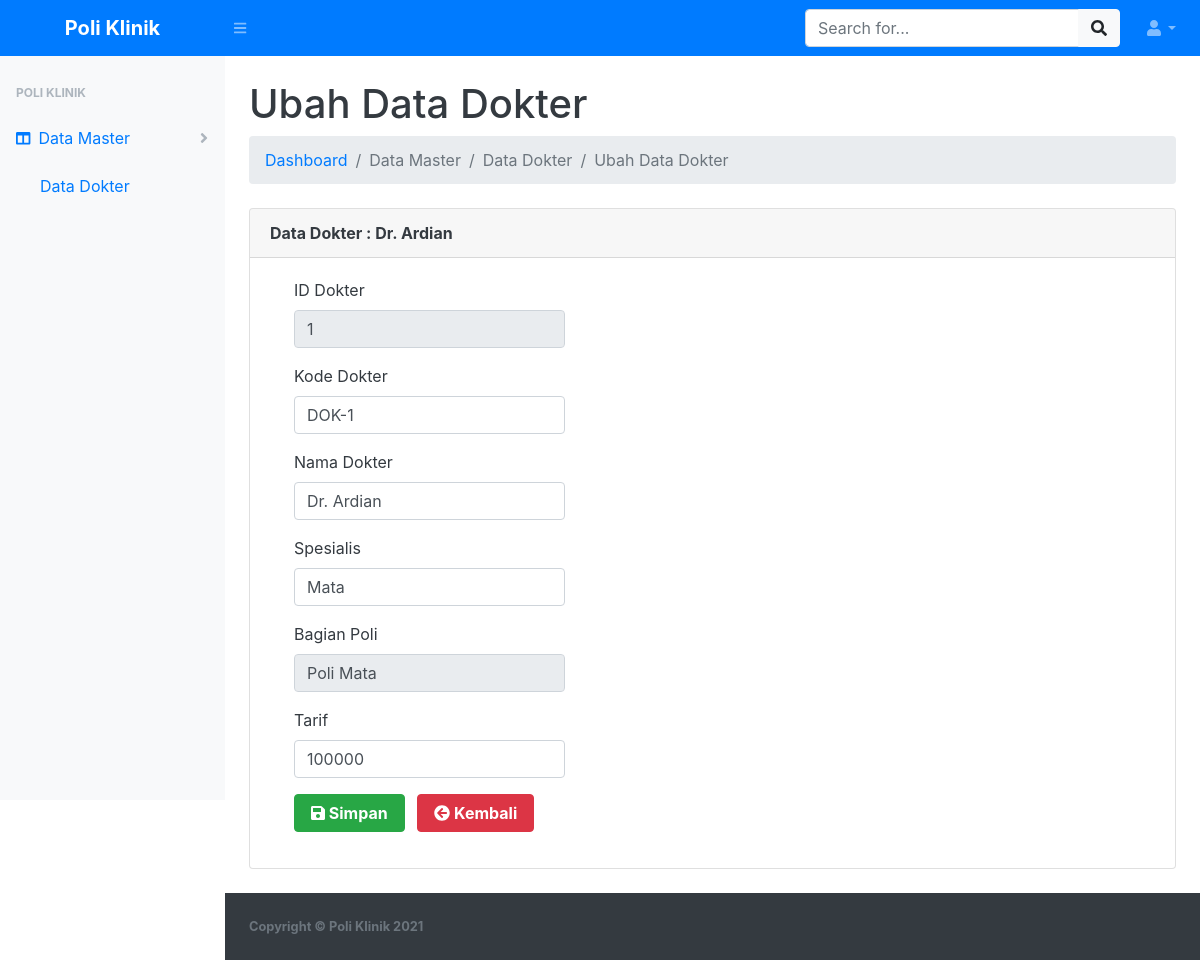
The page /data-master/data-dokter/dokter_ubah.php?&id_dokter=1 (signed in) on the database its author committed.
### tables this page shows
CREATE TABLE `tb_dokter` (
  `id_dokter` int NOT NULL,
  `kd_dokter` varchar(10) NOT NULL,
  `nm_dokter` varchar(30) NOT NULL,
  `spesialis_dokter` varchar(25) NOT NULL,
  `id_poli` int NOT NULL,
  `tarif_dokter` int NOT NULL
);

CREATE TABLE `tb_poli` (
  `id_poli` int NOT NULL,
  `kd_poli` varchar(10) NOT NULL,
  `nm_poli` varchar(30) NOT NULL
);

### data-master/data-dokter/dokter_ubah.php (the view, shortened to what this page needs)
<?php
include '../../koneksi.php';
$ambil = $koneksi->query("SELECT * FROM tb_dokter JOIN tb_poli ON tb_dokter.id_poli = tb_poli.id_poli
            WHERE id_dokter='$_GET[id_dokter]'");
$pecah = $ambil->fetch_assoc();
?>
<!DOCTYPE html>
<html lang="en">
<head>
    <link href="../../assets/css/styles.css" rel="stylesheet" />
    <link href="../../assets/css/dataTables.bootstrap4.min.css" rel="stylesheet" />
</head>
<body class="sb-nav-fixed">
    <nav class="sb-topnav navbar navbar-expand navbar-dark bg-primary">
        <a class="navbar-brand font-weight-bold text-center" href="../../index.php">Poli Klinik</a>
        <button class="btn btn-link btn-sm order-1 order-lg-0" id="sidebarToggle" href="#"><i class="fas fa-bars"></i></button>
        <form class="d-none d-md-inline-block form-inline ml-auto mr-0 mr-md-3 my-2 my-md-0">
            <div class="input-group">
                <input class="form-control" type="text" placeholder="Search for..." aria-label="Search" aria-describedby="basic-addon2" />
                <div class="input-group-append">
                    <button class="btn btn-light" type="button"><i class="fas fa-search"></i></button>
                </div>
            </div>
        </form>
        <ul class="navbar-nav ml-auto ml-md-0">
            <li class="nav-item dropdown">
                <a class="nav-link dropdown-toggle" id="userDropdown" href="#" role="button" data-toggle="dropdown" aria-haspopup="true" aria-expanded="false"><i class="fas fa-user fa-fw"></i></a>
            </li>
        </ul>
    </nav>
    <div id="layoutSidenav">
        <div id="layoutSidenav_nav">
            <nav class="sb-sidenav accordion sb-sidenav-light" id="sidenavAccordion">
                <div class="sb-sidenav-menu">
                    <div class="nav">
                        <div class="sb-sidenav-menu-heading">Poli Klinik</div>
                        <a class="nav-link collapsed active" href="#" data-toggle="collapse" data-target="#data-master" aria-expanded="false" aria-controls="data-master">
                            <div class="sb-nav-link-icon"><i class="fas fa-columns"></i></div>
                            Data Master
                            <div class="sb-sidenav-collapse-arrow"><i class="fas fa-angle-down"></i></div>
                        </a>
                        <div class="collapse show" id="data-master" aria-labelledby="headingOne" data-parent="#sidenavAccordion">
                            <nav class="sb-sidenav-menu-nested nav show">
                                <a class="nav-link active" href="dokter.php">Data Dokter</a>
                            </nav>
                        </div>
                    </div>
                </div>
            </nav>
        </div>
        <div id="layoutSidenav_content" class="bg-white text-dark">
            <main>
                <div class="container-fluid">
                    <h1 class="mt-4">Ubah Data Dokter</h1>
                    <ol class="breadcrumb mb-4">
                        <li class="breadcrumb-item"><a href="../../index.php" class="text-decoration-none">Dashboard</a></li>
                        <li class="breadcrumb-item active">Data Master</li>
                        <li class="breadcrumb-item active">Data Dokter</li>
                        <li class="breadcrumb-item active">Ubah Data Dokter</li>
                    </ol>
                    <div class="card mb-4">
                        <div class="card-header font-weight-bold">
                            Data Dokter : <?php echo $pecah['nm_dokter']; ?>
                        </div>
                        <div class="card-body">
                            <div class="">
                                <form class="ml-4" method="post" enctype="multipart/form-data">
                                    <div class="form-group row">
                                        <div class="col-sm-4">
                                            <label>ID Dokter</label>
                                            <input type="text" class="form-control" name="id_dokter" value="<?php echo $pecah['id_dokter'] ?>" readonly>
                                        </div>
                                    </div>
                                    <div class="form-group row">
                                        <div class="col-sm-4">
                                            <label>Kode Dokter</label>
                                            <input type="text" class="form-control" name="kd_dokter" value="<?php echo $pecah['kd_dokter'] ?>" required>
                                        </div>
                                    </div>
                                    <div class="form-group row">
                                        <div class="col-sm-4">
                                            <label>Nama Dokter</label>
                                            <input type="text" class="form-control" name="nm_dokter" value="<?php echo $pecah['nm_dokter'] ?>" required>
                                        </div>
                                    </div>
                                    <div class="form-group row">
                                        <div class="col-sm-4">
                                            <label>Spesialis</label>
                                            <input type="text" class="form-control" name="spesialis_dokter" value="<?php echo $pecah['spesialis_dokter'] ?>" required>
                                        </div>
                                    </div>
                                    <div class="form-group row">
                                        <div class="col-sm-4">
                                            <label>Bagian Poli</label>
                                            <input type="text" class="form-control" name="nm_poli" value="<?php echo $pecah['nm_poli'] ?>" readonly>
                                        </div>
                                    </div>
                                    <div class="form-group row">
                                        <div class="col-sm-4">
                                            <label>Tarif</label>
                                            <input type="text" class="form-control" name="tarif_dokter" value="<?php echo $pecah['tarif_dokter'] ?>" required>
                                        </div>
                                    </div>
                                    <div class="form-group ">
                                        <button class="btn btn-success font-weight-bold px-3 mr-2" name="ubah"><i class="fas fa-save"></i> Simpan</button>
                                        <a href="dokter.php" class="btn btn-danger font-weight-bold px-3 mr-2"><i class="fas fa-arrow-circle-left"></i> Kembali</a>
                                    </div>
                                </form>
                            </div>
                        </div>
                    </div>
                </div>
            </main>
            <footer class="py-4 bg-dark mt-auto">
                <div class="container-fluid">
                    <div class="d-flex align-items-center justify-content-between small">
                        <div class="text-muted font-weight-bold">Copyright &copy; Poli Klinik 2021</div>
                    </div>
                </div>
            </footer>
        </div>
    </div>
</body>
</html>

### rows shown on the page
tb_dokter: nm_dokter "Dr. Ardian", id_dokter "1", kd_dokter "DOK-1", spesialis_dokter "Mata", nm_poli "Poli Mata", tarif_dokter "100000"
